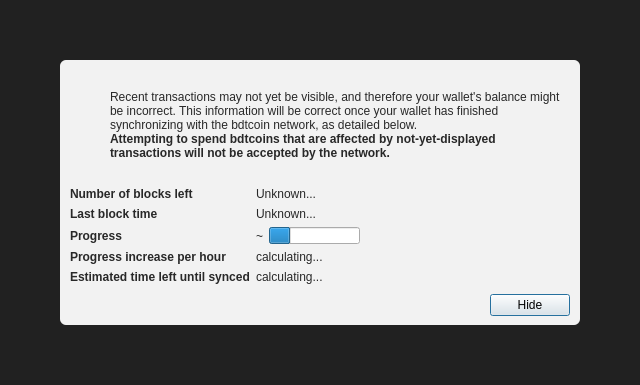
<?xml version="1.0" encoding="UTF-8"?>
<ui version="4.0">
 <class>ModalOverlay</class>
 <widget class="QWidget" name="ModalOverlay">
  <property name="geometry">
   <rect>
    <x>0</x>
    <y>0</y>
    <width>640</width>
    <height>385</height>
   </rect>
  </property>
  <property name="windowTitle">
   <string>Form</string>
  </property>
  <layout class="QVBoxLayout" name="verticalLayout" stretch="0">
   <property name="sizeConstraint">
    <enum>QLayout::SetDefaultConstraint</enum>
   </property>
   <property name="leftMargin">
    <number>0</number>
   </property>
   <property name="topMargin">
    <number>0</number>
   </property>
   <property name="rightMargin">
    <number>0</number>
   </property>
   <property name="bottomMargin">
    <number>0</number>
   </property>
   <item>
    <widget class="QWidget" name="bgWidget" native="true">
     <property name="styleSheet">
      <string notr="true">#bgWidget { background: rgba(0,0,0,220); }</string>
     </property>
     <layout class="QVBoxLayout" name="verticalLayoutMain" stretch="1">
      <property name="leftMargin">
       <number>60</number>
      </property>
      <property name="topMargin">
       <number>60</number>
      </property>
      <property name="rightMargin">
       <number>60</number>
      </property>
      <property name="bottomMargin">
       <number>60</number>
      </property>
      <item>
       <widget class="QWidget" name="contentWidget" native="true">
        <property name="styleSheet">
         <string notr="true">#contentWidget { background: rgba(255,255,255,240); border-radius: 6px; }

QLabel { color: rgb(40,40,40);  }</string>
        </property>
        <layout class="QVBoxLayout" name="verticalLayoutSub" stretch="1,0,0,0">
         <property name="spacing">
          <number>0</number>
         </property>
         <property name="leftMargin">
          <number>10</number>
         </property>
         <property name="topMargin">
          <number>10</number>
         </property>
         <property name="rightMargin">
          <number>10</number>
         </property>
         <property name="bottomMargin">
          <number>10</number>
         </property>
         <item>
          <layout class="QHBoxLayout" name="horizontalLayoutIconText" stretch="0,1">
           <property name="topMargin">
            <number>20</number>
           </property>
           <item>
            <layout class="QVBoxLayout" name="verticalLayoutIcon">
             <property name="leftMargin">
              <number>0</number>
             </property>
             <item>
              <widget class="QPushButton" name="warningIcon">
               <property name="enabled">
                <bool>false</bool>
               </property>
               <property name="text">
                <string/>
               </property>
               <property name="icon">
                <iconset>
                 <normaloff>:/icons/warning</normaloff>
                 <disabledoff>:/icons/warning</disabledoff>:/icons/warning</iconset>
               </property>
               <property name="iconSize">
                <size>
                 <width>48</width>
                 <height>48</height>
                </size>
               </property>
               <property name="flat">
                <bool>true</bool>
               </property>
              </widget>
             </item>
             <item>
              <spacer name="verticalSpacerWarningIcon">
               <property name="orientation">
                <enum>Qt::Vertical</enum>
               </property>
               <property name="sizeHint" stdset="0">
                <size>
                 <width>20</width>
                 <height>40</height>
                </size>
               </property>
              </spacer>
             </item>
            </layout>
           </item>
           <item>
            <layout class="QVBoxLayout" name="verticalLayoutInfoText">
             <property name="leftMargin">
              <number>0</number>
             </property>
             <property name="topMargin">
              <number>0</number>
             </property>
             <item>
              <widget class="QLabel" name="infoText">
               <property name="text">
                <string>Recent transactions may not yet be visible, and therefore your wallet's balance might be incorrect. This information will be correct once your wallet has finished synchronizing with the bdtcoin network, as detailed below.</string>
               </property>
               <property name="textFormat">
                <enum>Qt::RichText</enum>
               </property>
               <property name="wordWrap">
                <bool>true</bool>
               </property>
              </widget>
             </item>
             <item>
              <widget class="QLabel" name="infoTextStrong">
               <property name="font">
                <font>
                 <weight>75</weight>
                 <bold>true</bold>
                </font>
               </property>
               <property name="text">
                <string>Attempting to spend bdtcoins that are affected by not-yet-displayed transactions will not be accepted by the network.</string>
               </property>
               <property name="textFormat">
                <enum>Qt::RichText</enum>
               </property>
               <property name="wordWrap">
                <bool>true</bool>
               </property>
              </widget>
             </item>
             <item>
              <spacer name="verticalSpacerInTextSpace">
               <property name="orientation">
                <enum>Qt::Vertical</enum>
               </property>
               <property name="sizeHint" stdset="0">
                <size>
                 <width>20</width>
                 <height>40</height>
                </size>
               </property>
              </spacer>
             </item>
            </layout>
           </item>
          </layout>
         </item>
         <item>
          <spacer name="verticalSpacerAfterText">
           <property name="orientation">
            <enum>Qt::Vertical</enum>
           </property>
           <property name="sizeHint" stdset="0">
            <size>
             <width>20</width>
             <height>40</height>
            </size>
           </property>
          </spacer>
         </item>
         <item>
          <layout class="QFormLayout" name="formLayout">
           <property name="fieldGrowthPolicy">
            <enum>QFormLayout::FieldsStayAtSizeHint</enum>
           </property>
           <property name="horizontalSpacing">
            <number>6</number>
           </property>
           <property name="verticalSpacing">
            <number>6</number>
           </property>
           <property name="topMargin">
            <number>10</number>
           </property>
           <item row="0" column="0">
            <widget class="QLabel" name="labelNumberOfBlocksLeft">
             <property name="font">
              <font>
               <weight>75</weight>
               <bold>true</bold>
              </font>
             </property>
             <property name="text">
              <string>Number of blocks left</string>
             </property>
            </widget>
           </item>
           <item row="0" column="1">
            <widget class="QLabel" name="numberOfBlocksLeft">
             <property name="text">
              <string>Unknown...</string>
             </property>
            </widget>
           </item>
           <item row="1" column="0">
            <widget class="QLabel" name="labelLastBlockTime">
             <property name="font">
              <font>
               <weight>75</weight>
               <bold>true</bold>
              </font>
             </property>
             <property name="text">
              <string>Last block time</string>
             </property>
            </widget>
           </item>
           <item row="1" column="1">
            <widget class="QLabel" name="newestBlockDate">
             <property name="sizePolicy">
              <sizepolicy hsizetype="Maximum" vsizetype="Preferred">
               <horstretch>0</horstretch>
               <verstretch>0</verstretch>
              </sizepolicy>
             </property>
             <property name="text">
              <string>Unknown...</string>
             </property>
            </widget>
           </item>
           <item row="2" column="0">
            <widget class="QLabel" name="labelSyncDone">
             <property name="font">
              <font>
               <weight>75</weight>
               <bold>true</bold>
              </font>
             </property>
             <property name="text">
              <string>Progress</string>
             </property>
            </widget>
           </item>
           <item row="2" column="1">
            <layout class="QHBoxLayout" name="horizontalLayoutSync" stretch="0,1">
             <item>
              <widget class="QLabel" name="percentageProgress">
               <property name="text">
                <string notr="true">~</string>
               </property>
              </widget>
             </item>
             <item>
              <widget class="QProgressBar" name="progressBar">
               <property name="value">
                <number>24</number>
               </property>
               <property name="format">
                <string/>
               </property>
              </widget>
             </item>
            </layout>
           </item>
           <item row="4" column="0">
            <widget class="QLabel" name="labelProgressIncrease">
             <property name="font">
              <font>
               <weight>75</weight>
               <bold>true</bold>
              </font>
             </property>
             <property name="text">
              <string>Progress increase per hour</string>
             </property>
            </widget>
           </item>
           <item row="4" column="1">
            <widget class="QLabel" name="progressIncreasePerH">
             <property name="text">
              <string>calculating...</string>
             </property>
            </widget>
           </item>
           <item row="5" column="0">
            <widget class="QLabel" name="labelEstimatedTimeLeft">
             <property name="font">
              <font>
               <weight>75</weight>
               <bold>true</bold>
              </font>
             </property>
             <property name="text">
              <string>Estimated time left until synced</string>
             </property>
            </widget>
           </item>
           <item row="5" column="1">
            <widget class="QLabel" name="expectedTimeLeft">
             <property name="text">
              <string>calculating...</string>
             </property>
            </widget>
           </item>
          </layout>
         </item>
         <item>
          <layout class="QHBoxLayout" name="horizontalLayoutButtons">
           <property name="leftMargin">
            <number>10</number>
           </property>
           <property name="topMargin">
            <number>10</number>
           </property>
           <item>
            <spacer name="horizontalSpacer">
             <property name="orientation">
              <enum>Qt::Horizontal</enum>
             </property>
             <property name="sizeHint" stdset="0">
              <size>
               <width>40</width>
               <height>20</height>
              </size>
             </property>
            </spacer>
           </item>
           <item>
            <widget class="QPushButton" name="closeButton">
             <property name="text">
              <string>Hide</string>
             </property>
             <property name="shortcut">
              <string>Esc</string>
             </property>
             <property name="focusPolicy">
              <enum>Qt::StrongFocus</enum>
             </property>
             <property name="default">
              <bool>true</bool>
             </property>
            </widget>
           </item>
          </layout>
         </item>
        </layout>
       </widget>
      </item>
     </layout>
    </widget>
   </item>
  </layout>
 </widget>
 <resources/>
 <connections/>
</ui>
